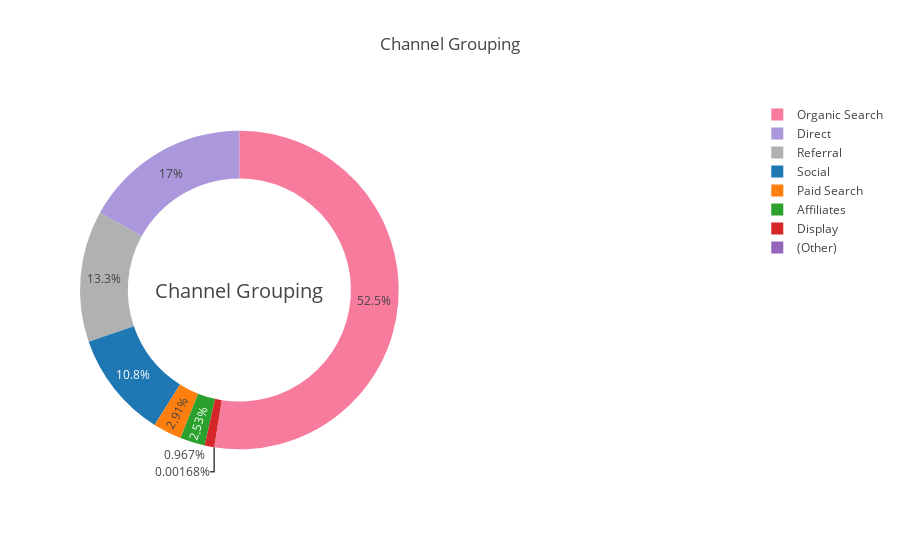

Here is the notebook cell this chart was saved with:
### Code cell
t = train['channelGrouping'].value_counts()
values1 = t.values 
index1 = t.index
domain1 = {'x': [0.2, 0.50], 'y': [0.0, 0.33]}
fig = {
  "data": [
    {
      "values": values1,
      "labels": index1,
      "domain": {"x": [0, .48]},
    "marker" : dict(colors=["#f77b9c" ,'#ab97db',  '#b0b1b2']),
      "name": "Channel Grouping",
      "hoverinfo":"label+percent+name",
      "hole": .7,
      "type": "pie"
    }
   ],
  "layout": {"title":"Channel Grouping",
      "annotations": [
            {
                "font": {
                    "size": 20
                },
                "showarrow": False,
                "text": "Channel Grouping",
                "x": 0.11,
                "y": 0.5
            }
        ]
    }
}
iplot(fig)

### Figure 1 — Plotly figure (JSON) as saved in the notebook; plotly's stock layout.template omitted (floating-point values rounded to 4 significant figures)
{"data": [{"domain": {"x": [0, 0.48]}, "hole": 0.7, "hoverinfo": "label+percent+name", "labels": ["Organic Search", "Direct", "Referral", "Social", "Paid Search", "Affiliates", "Display", "(Other)"], "marker": {"colors": ["#f77b9c", "#ab97db", "#b0b1b2"]}, "name": "Channel Grouping", "type": "pie", "uid": "26a15055-ce44-42f5-a73b-84f2417a2083", "values": [31243, 10086, 7919, 6424, 1728, 1505, 575, 1]}], "layout": {"annotations": [{"font": {"size": 20}, "showarrow": false, "text": "Channel Grouping", "x": 0.11, "y": 0.5}], "title": {"text": "Channel Grouping"}}}
